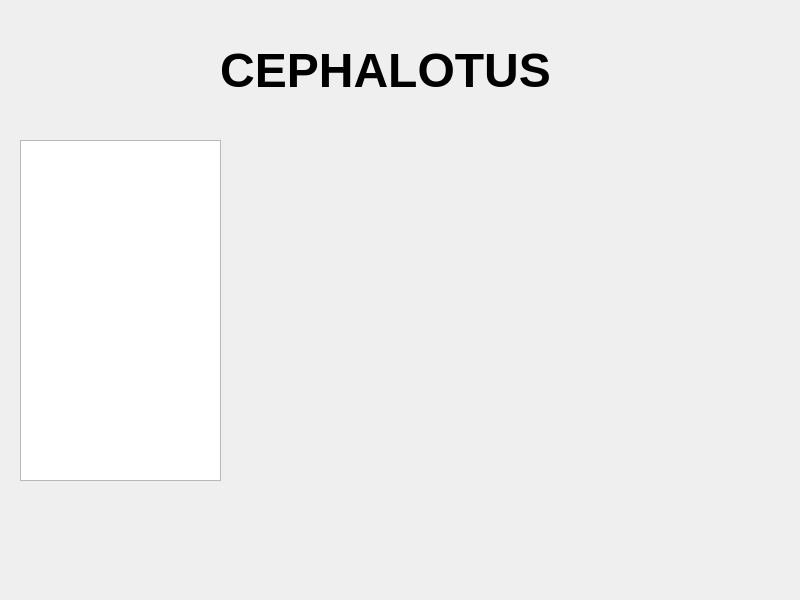
<?xml version="1.0" encoding="UTF-8"?>
<ui version="4.0">
 <class>Dialog</class>
 <widget class="QDialog" name="Dialog">
  <property name="geometry">
   <rect>
    <x>0</x>
    <y>0</y>
    <width>800</width>
    <height>600</height>
   </rect>
  </property>
  <property name="windowTitle">
   <string>Dialog</string>
  </property>
  <property name="styleSheet">
   <string notr="true"/>
  </property>
  <widget class="QListWidget" name="listarCepha">
   <property name="geometry">
    <rect>
     <x>20</x>
     <y>140</y>
     <width>201</width>
     <height>341</height>
    </rect>
   </property>
   <property name="currentRow">
    <number>-1</number>
   </property>
  </widget>
  <widget class="QWidget" name="horizontalLayoutWidget">
   <property name="geometry">
    <rect>
     <x>260</x>
     <y>140</y>
     <width>221</width>
     <height>181</height>
    </rect>
   </property>
   <layout class="QHBoxLayout" name="horizontalLayout">
    <item>
     <widget class="QLabel" name="ShowCepha">
      <property name="text">
       <string/>
      </property>
     </widget>
    </item>
   </layout>
  </widget>
  <widget class="QLabel" name="title">
   <property name="geometry">
    <rect>
     <x>60</x>
     <y>30</y>
     <width>651</width>
     <height>81</height>
    </rect>
   </property>
   <property name="font">
    <font>
     <family>Arial</family>
    </font>
   </property>
   <property name="text">
    <string>&lt;html&gt;&lt;head/&gt;&lt;body&gt;&lt;p align=&quot;center&quot;&gt;&lt;span style=&quot; font-size:36pt; font-weight:600;&quot;&gt;CEPHALOTUS&lt;/span&gt;&lt;/p&gt;&lt;/body&gt;&lt;/html&gt;</string>
   </property>
   <property name="textFormat">
    <enum>Qt::RichText</enum>
   </property>
   <property name="alignment">
    <set>Qt::AlignCenter</set>
   </property>
  </widget>
  <widget class="QWidget" name="horizontalLayoutWidget_2">
   <property name="geometry">
    <rect>
     <x>490</x>
     <y>140</y>
     <width>221</width>
     <height>181</height>
    </rect>
   </property>
   <layout class="QHBoxLayout" name="horizontalLayout_2">
    <item>
     <widget class="QLabel" name="ShowCepha2">
      <property name="text">
       <string/>
      </property>
     </widget>
    </item>
   </layout>
  </widget>
  <widget class="QWidget" name="horizontalLayoutWidget_3">
   <property name="geometry">
    <rect>
     <x>260</x>
     <y>330</y>
     <width>451</width>
     <height>251</height>
    </rect>
   </property>
   <layout class="QHBoxLayout" name="horizontalLayout_3">
    <item>
     <widget class="QLabel" name="labeltextoCepha">
      <property name="text">
       <string/>
      </property>
     </widget>
    </item>
   </layout>
  </widget>
  <widget class="QWidget" name="horizontalLayoutWidget_4">
   <property name="geometry">
    <rect>
     <x>20</x>
     <y>510</y>
     <width>201</width>
     <height>61</height>
    </rect>
   </property>
   <layout class="QHBoxLayout" name="horizontalLayout_4">
    <item>
     <widget class="QLabel" name="labelnombreCepha">
      <property name="text">
       <string/>
      </property>
     </widget>
    </item>
   </layout>
  </widget>
 </widget>
 <resources/>
 <connections/>
</ui>
